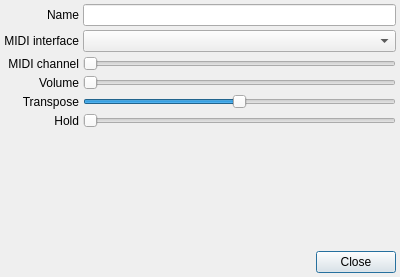
<?xml version="1.0" encoding="UTF-8"?>
<ui version="4.0">
 <class>InstrumentPropertiesDialog</class>
 <widget class="QDialog" name="InstrumentPropertiesDialog">
  <property name="geometry">
   <rect>
    <x>0</x>
    <y>0</y>
    <width>400</width>
    <height>277</height>
   </rect>
  </property>
  <property name="windowTitle">
   <string>Instrument Properties</string>
  </property>
  <layout class="QVBoxLayout" name="verticalLayout">
   <property name="spacing">
    <number>4</number>
   </property>
   <property name="margin">
    <number>4</number>
   </property>
   <item>
    <layout class="QFormLayout" name="formLayout">
     <property name="fieldGrowthPolicy">
      <enum>QFormLayout::AllNonFixedFieldsGrow</enum>
     </property>
     <property name="labelAlignment">
      <set>Qt::AlignRight|Qt::AlignTrailing|Qt::AlignVCenter</set>
     </property>
     <item row="0" column="0">
      <widget class="QLabel" name="label">
       <property name="text">
        <string>Name</string>
       </property>
       <property name="alignment">
        <set>Qt::AlignRight|Qt::AlignTrailing|Qt::AlignVCenter</set>
       </property>
       <property name="buddy">
        <cstring>lineEditName</cstring>
       </property>
      </widget>
     </item>
     <item row="0" column="1">
      <widget class="QLineEdit" name="lineEditName"/>
     </item>
     <item row="1" column="0">
      <widget class="QLabel" name="label_2">
       <property name="text">
        <string>MIDI interface</string>
       </property>
       <property name="alignment">
        <set>Qt::AlignRight|Qt::AlignTrailing|Qt::AlignVCenter</set>
       </property>
       <property name="buddy">
        <cstring>comboBoxMidiInterface</cstring>
       </property>
      </widget>
     </item>
     <item row="1" column="1">
      <widget class="QComboBox" name="comboBoxMidiInterface"/>
     </item>
     <item row="2" column="0">
      <widget class="QLabel" name="label_3">
       <property name="text">
        <string>MIDI channel</string>
       </property>
       <property name="alignment">
        <set>Qt::AlignRight|Qt::AlignTrailing|Qt::AlignVCenter</set>
       </property>
       <property name="buddy">
        <cstring>horizontalSliderMidiChannel</cstring>
       </property>
      </widget>
     </item>
     <item row="2" column="1">
      <widget class="SliderWithLabel" name="horizontalSliderMidiChannel">
       <property name="minimum">
        <number>1</number>
       </property>
       <property name="maximum">
        <number>16</number>
       </property>
       <property name="pageStep">
        <number>1</number>
       </property>
       <property name="orientation">
        <enum>Qt::Horizontal</enum>
       </property>
      </widget>
     </item>
     <item row="3" column="0">
      <widget class="QLabel" name="label_4">
       <property name="text">
        <string>Volume</string>
       </property>
       <property name="alignment">
        <set>Qt::AlignRight|Qt::AlignTrailing|Qt::AlignVCenter</set>
       </property>
       <property name="buddy">
        <cstring>horizontalSliderVolume</cstring>
       </property>
      </widget>
     </item>
     <item row="3" column="1">
      <widget class="SliderWithLabel" name="horizontalSliderVolume">
       <property name="maximum">
        <number>127</number>
       </property>
       <property name="pageStep">
        <number>8</number>
       </property>
       <property name="orientation">
        <enum>Qt::Horizontal</enum>
       </property>
      </widget>
     </item>
     <item row="4" column="0">
      <widget class="QLabel" name="label_5">
       <property name="text">
        <string>Transpose</string>
       </property>
       <property name="alignment">
        <set>Qt::AlignRight|Qt::AlignTrailing|Qt::AlignVCenter</set>
       </property>
       <property name="buddy">
        <cstring>horizontalSliderTranspose</cstring>
       </property>
      </widget>
     </item>
     <item row="4" column="1">
      <widget class="SliderWithLabel" name="horizontalSliderTranspose">
       <property name="minimum">
        <number>-24</number>
       </property>
       <property name="maximum">
        <number>24</number>
       </property>
       <property name="pageStep">
        <number>2</number>
       </property>
       <property name="orientation">
        <enum>Qt::Horizontal</enum>
       </property>
      </widget>
     </item>
     <item row="5" column="0">
      <widget class="QLabel" name="label_6">
       <property name="text">
        <string>Hold</string>
       </property>
       <property name="alignment">
        <set>Qt::AlignRight|Qt::AlignTrailing|Qt::AlignVCenter</set>
       </property>
       <property name="buddy">
        <cstring>horizontalSliderHold</cstring>
       </property>
      </widget>
     </item>
     <item row="5" column="1">
      <widget class="SliderWithLabel" name="horizontalSliderHold">
       <property name="maximum">
        <number>255</number>
       </property>
       <property name="pageStep">
        <number>8</number>
       </property>
       <property name="orientation">
        <enum>Qt::Horizontal</enum>
       </property>
      </widget>
     </item>
    </layout>
   </item>
   <item>
    <widget class="QDialogButtonBox" name="buttonBox">
     <property name="orientation">
      <enum>Qt::Horizontal</enum>
     </property>
     <property name="standardButtons">
      <set>QDialogButtonBox::Close</set>
     </property>
    </widget>
   </item>
  </layout>
 </widget>
 <customwidgets>
  <customwidget>
   <class>SliderWithLabel</class>
   <extends>QSlider</extends>
   <header>sliderwithlabel.h</header>
  </customwidget>
 </customwidgets>
 <resources/>
 <connections>
  <connection>
   <sender>buttonBox</sender>
   <signal>accepted()</signal>
   <receiver>InstrumentPropertiesDialog</receiver>
   <slot>accept()</slot>
   <hints>
    <hint type="sourcelabel">
     <x>248</x>
     <y>254</y>
    </hint>
    <hint type="destinationlabel">
     <x>157</x>
     <y>274</y>
    </hint>
   </hints>
  </connection>
  <connection>
   <sender>buttonBox</sender>
   <signal>rejected()</signal>
   <receiver>InstrumentPropertiesDialog</receiver>
   <slot>reject()</slot>
   <hints>
    <hint type="sourcelabel">
     <x>316</x>
     <y>260</y>
    </hint>
    <hint type="destinationlabel">
     <x>286</x>
     <y>274</y>
    </hint>
   </hints>
  </connection>
 </connections>
</ui>
